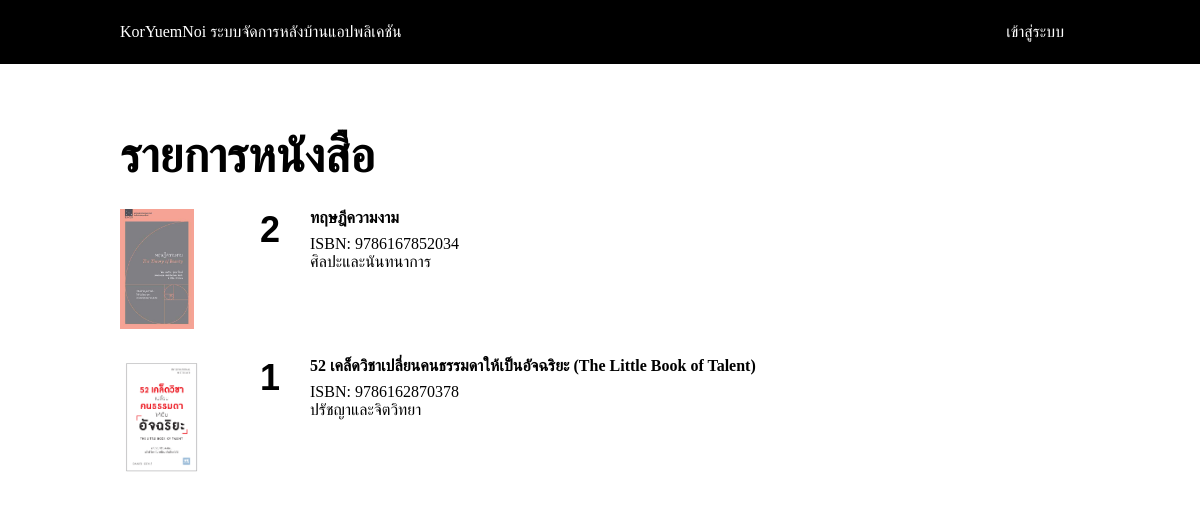
Screenshot of /WWW/admin/list.php with the database file from the repository.
### tables this page shows
CREATE TABLE `book` (
  `book_id` int(11) NOT NULL,
  `isbn` varchar(13) NOT NULL,
  `title` varchar(300) NOT NULL,
  `type` int(3) NOT NULL,
  `detail` tinytext NOT NULL,
  `cover` tinytext NOT NULL,
  `created_at` timestamp NULL DEFAULT NULL,
  `updated_at` timestamp NULL DEFAULT NULL
);

CREATE TABLE `type` (
  `type_id` int(11) NOT NULL,
  `name` varchar(50) NOT NULL
);

### WWW/admin/config.php (called while the page is built, shortened)
<?php
$dir = "http://localhost/koryuemnoi/admin";
$dir_root = "http://localhost/koryuemnoi";
?>

### WWW/admin/list.php (the view, shortened to what this page needs)
<?php
require_once('./config.php');
?>
<!DOCTYPE html>
<html>
<head>
</head>
<body>
<?php include('./header.php'); ?>
<div style="width: 960px; margin: auto; padding-top: 48px;">
	<div>
	<h1 style="padding-top: 16px;">รายการหนังสือ</h1>
<?php
	$rows = $mysqli -> query("SELECT * FROM book JOIN type ON book.type = type.type_id ORDER BY book_id DESC");
	foreach ($rows as $row) {
	$book_id = $row['book_id'];
	$isbn = $row['isbn'];
	$title = $row['title'];
	$cover = $row['cover'];
	$name = $row['name'];
?>
	<div style="padding-top: 24px;">
	<div style="float:left; width: 140px;"><img src="<?php echo $dir_root;?>/cover/<?php echo $cover;?>" height="120"></div>
	<div style="float:left; width: 50px;"><span class="number2"><?php echo $book_id;?></p></span></div>
	<div style="float:left; width: 500px;"><p style="font-weight: bold; padding-bottom: 8px;"><?php echo $title;?></p><p>ISBN: <?php echo $isbn;?></p><p><?php echo $name;?></p></div>
	</div>
<?php
	}
?>
</div>
</body>
</html>

### WWW/admin/header.php (shortened to what this page needs)
<div style="background: #000; height: 64px; line-height: 64px; color: #fff;">
<div style="width: 960px; margin: auto;">
<span style="float: left;">KorYuemNoi ระบบจัดการหลังบ้านแอปพลิเคชัน</span>
<span style="float: right;">
<?php
if(isset($_SESSION['admin_id_s'])) {
	echo '<a href="'.$dir.'/list.php" style="color: #fff;">รายการหนังสือ</a><a href="'.$dir.'/add.php" style="color: #fff;">เพิ่มหนังสือใหม่</a><a href="'.$dir.'/dashboard.php" style="color: #fff;">บันทึกการยืม</a><a href="'.$dir.'/logout.php" style="color: #fff;">ออกจากระบบ</a>';
} else {
	echo '<a href="'.$dir.'/login.php" style="color: #fff;">เข้าสู่ระบบ</a>';
}
?>
</span>
</div>
</div>

### WWW/admin/header.php (style rules this page uses)
* { margin:0; padding:0; font-size: 16px; }
div:after { clear:both; display:block; content:''; }
.number2 { font-size: 36px; font-family: Arial; font-weight: bold; }
h1 { font-size: 48px; }
a { text-decoration: none; padding: 0 16px; }

### rows the page displays
book: cover (picture), book_id "2", title "ทฤษฎีความงาม", isbn "9786167852034", type.name "ศิลปะและนันทนาการ"
book: cover (picture), book_id "1", title "52 เคล็ดวิชาเปลี่ยนคนธรรมดาให้เป็นอัจฉริยะ (The Little Book of Talent)", isbn "9786162870378", type.name "ปรัชญาและจิตวิทยา"
